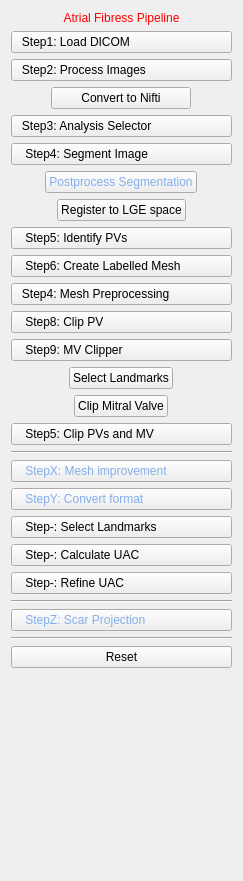
<?xml version="1.0" encoding="UTF-8"?>
<ui version="4.0">
 <class>AtrialFibresViewControls</class>
 <widget class="QWidget" name="AtrialFibresViewControls">
  <property name="geometry">
   <rect>
    <x>0</x>
    <y>0</y>
    <width>243</width>
    <height>881</height>
   </rect>
  </property>
  <property name="font">
   <font>
    <weight>50</weight>
    <bold>false</bold>
   </font>
  </property>
  <property name="windowTitle">
   <string>QmitkTemplate</string>
  </property>
  <layout class="QVBoxLayout" name="verticalLayout">
   <item>
    <widget class="QLabel" name="titleLabel">
     <property name="styleSheet">
      <string notr="true">QLabel { color: rgb(255, 0, 0) }</string>
     </property>
     <property name="text">
      <string>Atrial Fibress Pipeline</string>
     </property>
     <property name="alignment">
      <set>Qt::AlignCenter</set>
     </property>
    </widget>
   </item>
   <item>
    <widget class="QPushButton" name="button_1">
     <property name="enabled">
      <bool>true</bool>
     </property>
     <property name="toolTip">
      <string>Do image processing</string>
     </property>
     <property name="styleSheet">
      <string notr="true">text-align: left;</string>
     </property>
     <property name="text">
      <string>   Step1: Load DICOM</string>
     </property>
    </widget>
   </item>
   <item>
    <widget class="QPushButton" name="button_2">
     <property name="enabled">
      <bool>true</bool>
     </property>
     <property name="toolTip">
      <string>Do image processing</string>
     </property>
     <property name="styleSheet">
      <string notr="true">text-align: left;</string>
     </property>
     <property name="text">
      <string>   Step2: Process Images</string>
     </property>
    </widget>
   </item>
   <item alignment="Qt::AlignHCenter">
    <widget class="QPushButton" name="button_2_1">
     <property name="enabled">
      <bool>true</bool>
     </property>
     <property name="minimumSize">
      <size>
       <width>140</width>
       <height>0</height>
      </size>
     </property>
     <property name="maximumSize">
      <size>
       <width>140</width>
       <height>16777215</height>
      </size>
     </property>
     <property name="text">
      <string>Convert to Nifti</string>
     </property>
    </widget>
   </item>
   <item>
    <widget class="QPushButton" name="button_3_imanalysis">
     <property name="toolTip">
      <string>Do image processing</string>
     </property>
     <property name="styleSheet">
      <string notr="true">text-align: left;</string>
     </property>
     <property name="text">
      <string>   Step3: Analysis Selector</string>
     </property>
    </widget>
   </item>
   <item>
    <widget class="QPushButton" name="button_man4_segmentation">
     <property name="styleSheet">
      <string notr="true">text-align: left;</string>
     </property>
     <property name="text">
      <string>    Step4: Segment Image</string>
     </property>
    </widget>
   </item>
   <item alignment="Qt::AlignHCenter">
    <widget class="QPushButton" name="button_man4_2_postproc">
     <property name="styleSheet">
      <string notr="true"> color: rgb(132, 174, 235);</string>
     </property>
     <property name="text">
      <string>Postprocess Segmentation</string>
     </property>
    </widget>
   </item>
   <item alignment="Qt::AlignHCenter">
    <widget class="QPushButton" name="button_man4_1_Lge">
     <property name="text">
      <string>Register to LGE space</string>
     </property>
    </widget>
   </item>
   <item>
    <widget class="QPushButton" name="button_man5_idPV">
     <property name="toolTip">
      <string>Do image processing</string>
     </property>
     <property name="styleSheet">
      <string notr="true">text-align: left;</string>
     </property>
     <property name="text">
      <string>    Step5: Identify PVs</string>
     </property>
    </widget>
   </item>
   <item>
    <widget class="QPushButton" name="button_man6_labelmesh">
     <property name="styleSheet">
      <string notr="true">text-align: left;</string>
     </property>
     <property name="text">
      <string>    Step6: Create Labelled Mesh</string>
     </property>
    </widget>
   </item>
   <item>
    <widget class="QPushButton" name="button_auto4_meshpreproc">
     <property name="styleSheet">
      <string notr="true">text-align: left;</string>
     </property>
     <property name="text">
      <string>   Step4: Mesh Preprocessing</string>
     </property>
    </widget>
   </item>
   <item>
    <widget class="QPushButton" name="button_man8_clipPV">
     <property name="styleSheet">
      <string notr="true">text-align: left;</string>
     </property>
     <property name="text">
      <string>    Step8: Clip PV</string>
     </property>
    </widget>
   </item>
   <item>
    <widget class="QPushButton" name="button_man7_clipMV">
     <property name="styleSheet">
      <string notr="true">text-align: left;</string>
     </property>
     <property name="text">
      <string>    Step9: MV Clipper</string>
     </property>
    </widget>
   </item>
   <item alignment="Qt::AlignHCenter">
    <widget class="QPushButton" name="button_man7_1_landmarks">
     <property name="text">
      <string>Select Landmarks</string>
     </property>
    </widget>
   </item>
   <item alignment="Qt::AlignHCenter">
    <widget class="QPushButton" name="button_man7_2_clipMV">
     <property name="text">
      <string>Clip Mitral Valve</string>
     </property>
    </widget>
   </item>
   <item>
    <widget class="QPushButton" name="button_auto5_clipPV">
     <property name="styleSheet">
      <string notr="true">text-align: left;</string>
     </property>
     <property name="text">
      <string>    Step5: Clip PVs and MV</string>
     </property>
    </widget>
   </item>
   <item>
    <widget class="Line" name="line">
     <property name="orientation">
      <enum>Qt::Horizontal</enum>
     </property>
    </widget>
   </item>
   <item>
    <widget class="QPushButton" name="button_x_meshtools">
     <property name="font">
      <font>
       <weight>50</weight>
       <bold>false</bold>
       <strikeout>false</strikeout>
      </font>
     </property>
     <property name="styleSheet">
      <string notr="true">text-align: left; color: rgb(132, 174, 235);</string>
     </property>
     <property name="text">
      <string>    StepX: Mesh improvement</string>
     </property>
    </widget>
   </item>
   <item>
    <widget class="QPushButton" name="button_y_vtk2carp">
     <property name="styleSheet">
      <string notr="true">text-align: left; color: rgb(132, 174, 235);</string>
     </property>
     <property name="text">
      <string>    StepY: Convert format</string>
     </property>
    </widget>
   </item>
   <item>
    <widget class="QPushButton" name="button_0_landmarks">
     <property name="styleSheet">
      <string notr="true">text-align: left;</string>
     </property>
     <property name="text">
      <string>    Step-: Select Landmarks</string>
     </property>
    </widget>
   </item>
   <item>
    <widget class="QPushButton" name="button_0_calculateUac">
     <property name="styleSheet">
      <string notr="true">text-align: left;</string>
     </property>
     <property name="text">
      <string>    Step-: Calculate UAC</string>
     </property>
    </widget>
   </item>
   <item>
    <widget class="QPushButton" name="button_0_refineUac">
     <property name="styleSheet">
      <string notr="true">text-align: left;</string>
     </property>
     <property name="text">
      <string>    Step-: Refine UAC</string>
     </property>
    </widget>
   </item>
   <item>
    <widget class="Line" name="line_3">
     <property name="orientation">
      <enum>Qt::Horizontal</enum>
     </property>
    </widget>
   </item>
   <item>
    <widget class="QPushButton" name="button_z_scar">
     <property name="styleSheet">
      <string notr="true">text-align: left; color: rgb(132, 174, 235);</string>
     </property>
     <property name="text">
      <string>    StepZ: Scar Projection</string>
     </property>
    </widget>
   </item>
   <item>
    <widget class="Line" name="line_2">
     <property name="orientation">
      <enum>Qt::Horizontal</enum>
     </property>
    </widget>
   </item>
   <item>
    <widget class="QPushButton" name="button_r">
     <property name="text">
      <string>Reset</string>
     </property>
    </widget>
   </item>
   <item>
    <spacer name="spacer">
     <property name="orientation">
      <enum>Qt::Vertical</enum>
     </property>
     <property name="sizeType">
      <enum>QSizePolicy::Expanding</enum>
     </property>
     <property name="sizeHint" stdset="0">
      <size>
       <width>20</width>
       <height>220</height>
      </size>
     </property>
    </spacer>
   </item>
  </layout>
 </widget>
 <layoutdefault spacing="6" margin="11"/>
 <resources/>
 <connections/>
</ui>
